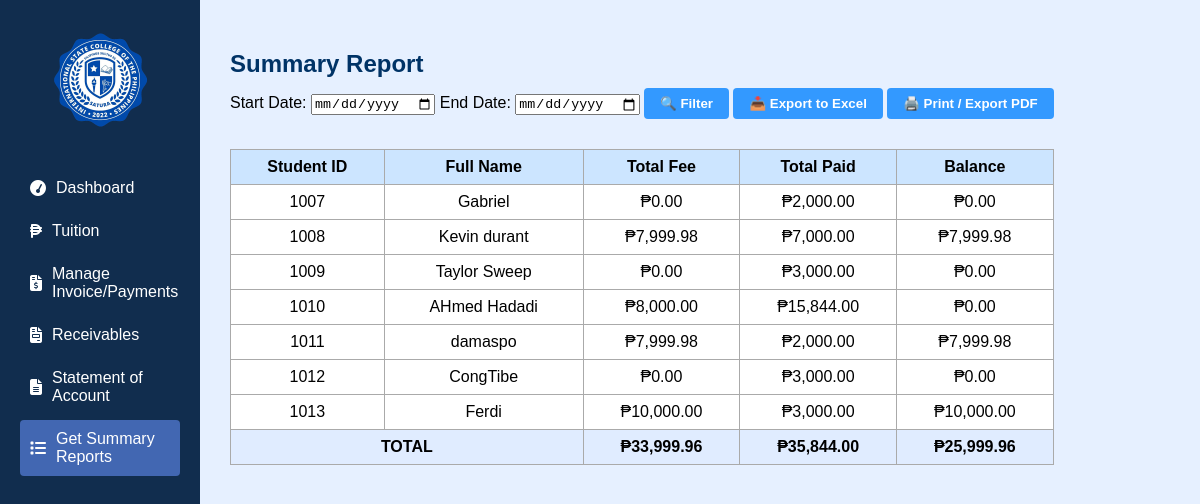
The page /Cashier/summary.php on the database its author committed.
### tables this page shows
CREATE TABLE `tbladmission_addstudent` (
  `Admission_ID` int(11) NOT NULL,
  `full_name` varchar(255) NOT NULL,
  `birthdate` date NOT NULL,
  `gender` varchar(20) NOT NULL,
  `nationality` varchar(50) NOT NULL,
  `religion` varchar(50) NOT NULL,
  `address` text NOT NULL,
  `province` varchar(100) NOT NULL,
  `zip` varchar(10) NOT NULL,
  `city` varchar(100) NOT NULL,
  `email` varchar(255) NOT NULL,
  `phone` varchar(20) NOT NULL,
  `photo` varchar(255) DEFAULT NULL,
  `fathers_name` varchar(255) NOT NULL,
  `fathers_occupation` varchar(255) NOT NULL,
  `father_contact` varchar(20) NOT NULL,
  `mothers_name` varchar(255) NOT NULL,
  `mothers_occupation` varchar(255) NOT NULL,
  `mother_contact` varchar(20) NOT NULL,
  `guardian_name` varchar(255) NOT NULL,
  `guardian_relationship` varchar(100) NOT NULL,
  `guardian_contact` varchar(20) NOT NULL,
  `applying_grade` varchar(20) NOT NULL,
  `prevschool` varchar(255) NOT NULL,
  `last_grade` varchar(20) NOT NULL,
  `course` varchar(100) NOT NULL,
  `student_type` varchar(50) NOT NULL,
  `confirm` tinyint(1) NOT NULL,
  `signature` varchar(255) DEFAULT NULL,
  `sigdate` date DEFAULT NULL,
  `signature_path` varchar(255) NOT NULL,
  `document_path` varchar(255) NOT NULL,
  `document_name` varchar(255) NOT NULL,
  `status` varchar(255) DEFAULT 'Pending'
);

### Cashier/summary.php (the view, shortened to what this page needs)
<?php
include '../connect.php';
$start_date = isset($_GET['start_date']) ? $_GET['start_date'] : null;
$end_date = isset($_GET['end_date']) ? $_GET['end_date'] : null;
$dateFilter = "";
$query = "
SELECT
    a.Admission_ID,
    a.full_name,
    COALESCE(t.total_fee, 0) AS total_fee,
    COALESCE(t.balance, 0) AS balance,
    COALESCE(SUM(p.amount_paid), 0) AS total_paid
FROM tbladmission_addstudent a
LEFT JOIN tuition t ON a.Admission_ID = t.student_id
LEFT JOIN payments p ON a.Admission_ID = p.student_id AND p.payment_date IS NOT NULL $dateFilter
GROUP BY a.Admission_ID, a.full_name
";
$result = mysqli_query($conn, $query);
?>
<!DOCTYPE html>
<html>
<head>
    <link rel="stylesheet" href="https://cdnjs.cloudflare.com/ajax/libs/font-awesome/6.5.0/css/all.min.css">
</head>
<body>
<div class="sidebar">
  <div style="padding: 20px; text-align: center;">
    <img src="logo.jpg" alt="Logo" style="width: 100px; height: auto; border-radius: 50%;">
  </div>
  <div style="padding: 10px;">
    <div class="nav-item"><i class="fa fa-tachometer"></i> <span>Dashboard</span></div>
    <a href="tuition.php" class="nav-item"><i class="fas fa-peso-sign"></i> <span>Tuition</span></a>
    <a href="Payments.php" class="nav-item"><i class="fas fa-file-invoice-dollar"></i> <span>Manage Invoice/Payments</span></a>
    <a href="recievable.php" class="nav-item"><i class="fas fa-file-invoice"></i> <span>Receivables</span></a>
    <a href="soa.php" class="nav-item"><i class="fas fa-file-alt"></i> <span>Statement of Account</span></a>
    <a href="summary.php" class="nav-item active"><i class="fas fa-list"></i> <span>Get Summary Reports</span></a>
  </div>
</div>
<div class="content">
    <h2>Summary Report</h2>
    <form method="GET" class="filter-form">
        <label for="start_date">Start Date:</label>
        <input type="date" name="start_date" required value="<?= htmlspecialchars($start_date ?? '') ?>">
        <label for="end_date">End Date:</label>
        <input type="date" name="end_date" required value="<?= htmlspecialchars($end_date ?? '') ?>">
        <button type="submit" class="print-btn">🔍 Filter</button>
        <button type="button" onclick="exportToExcel('summaryTable')" class="print-btn">📥 Export to Excel</button>
        <button class="print-btn" onclick="window.print()">🖨️ Print / Export PDF</button>
    </form>
    <table id="summaryTable">
        <thead>
            <tr>
                <th>Student ID</th>
                <th>Full Name</th>
                <th>Total Fee</th>
                <th>Total Paid</th>
                <th>Balance</th>
            </tr>
        </thead>
        <tbody>
            <?php
            $total_fee = $total_paid = $total_balance = 0;
            if (mysqli_num_rows($result) > 0) {
                while ($row = mysqli_fetch_assoc($result)) {
                    $total_fee += $row['total_fee'];
                    $total_paid += $row['total_paid'];
                    $total_balance += $row['balance'];
                    echo "<tr>
                        <td>{$row['Admission_ID']}</td>
                        <td>" . htmlspecialchars($row['full_name']) . "</td>
                        <td>₱" . number_format($row['total_fee'], 2) . "</td>
                        <td>₱" . number_format($row['total_paid'], 2) . "</td>
                        <td>₱" . number_format($row['balance'], 2) . "</td>
                    </tr>";
                }
            } else {
                echo '<tr><td colspan="5">No data found.</td></tr>';
            }
            ?>
        </tbody>
        <tfoot>
            <tr class="total-row">
                <td colspan="2">TOTAL</td>
                <td>₱<?= number_format($total_fee, 2) ?></td>
                <td>₱<?= number_format($total_paid, 2) ?></td>
                <td>₱<?= number_format($total_balance, 2) ?></td>
            </tr>
        </tfoot>
    </table>
</div>
</body>
</html>

### Cashier/summary.php (style rules this page uses)
body { font-family: Arial, sans-serif; margin: 0; display: flex; background-color: #e6f0ff; }
.sidebar { width: 200px; background: #112D4E; color: white; display: flex; flex-direction: column; padding: 10px 0; min-height: 100vh; position: fixed; left: 0; top: 0; }
.nav-item { margin: 5px 10px; padding: 10px; display: flex; align-items: center; gap: 10px; border-radius: 4px; transition: background 0.3s; color: white; text-decoration: none; }
.active { background: #4267b2; }
.content { margin-left: 200px; padding: 30px; }
h2 { margin-bottom: 10px; color: #003366; }
.print-btn { padding: 8px 16px; font-weight: bold; background-color: #3399ff; color: white; border: none; border-radius: 4px; margin-bottom: 10px; cursor: pointer; }
table { width: 100%; border-collapse: collapse; margin-top: 5px; background-color: white; }
table th, table td { border: 1px solid #aaa; padding: 8px; text-align: center; }
table th { background-color: #cce5ff; }
.total-row { font-weight: bold; background-color: #e0ecff; }
.filter-form { margin-bottom: 20px; }

### rows shown on the page
tbladmission_addstudent: Admission_ID "1007", full_name "Gabriel", total_fee "0.00", total_paid "2,000.00", balance "0.00"
tbladmission_addstudent: Admission_ID "1008", full_name "Kevin durant", total_fee "7,999.98", total_paid "7,000.00", balance "7,999.98"
tbladmission_addstudent: Admission_ID "1009", full_name "Taylor Sweep", total_fee "0.00", total_paid "3,000.00", balance "0.00"
tbladmission_addstudent: Admission_ID "1010", full_name "AHmed Hadadi", total_fee "8,000.00", total_paid "15,844.00", balance "0.00"
tbladmission_addstudent: Admission_ID "1011", full_name "damaspo", total_fee "7,999.98", total_paid "2,000.00", balance "7,999.98"
tbladmission_addstudent: Admission_ID "1012", full_name "CongTibe", total_fee "0.00", total_paid "3,000.00", balance "0.00"
tbladmission_addstudent: Admission_ID "1013", full_name "Ferdi", total_fee "10,000.00", total_paid "3,000.00", balance "10,000.00"

### other values the page prints
$total_fee "33,999.96"
$total_paid "35,844.00"
$total_balance "25,999.96"
